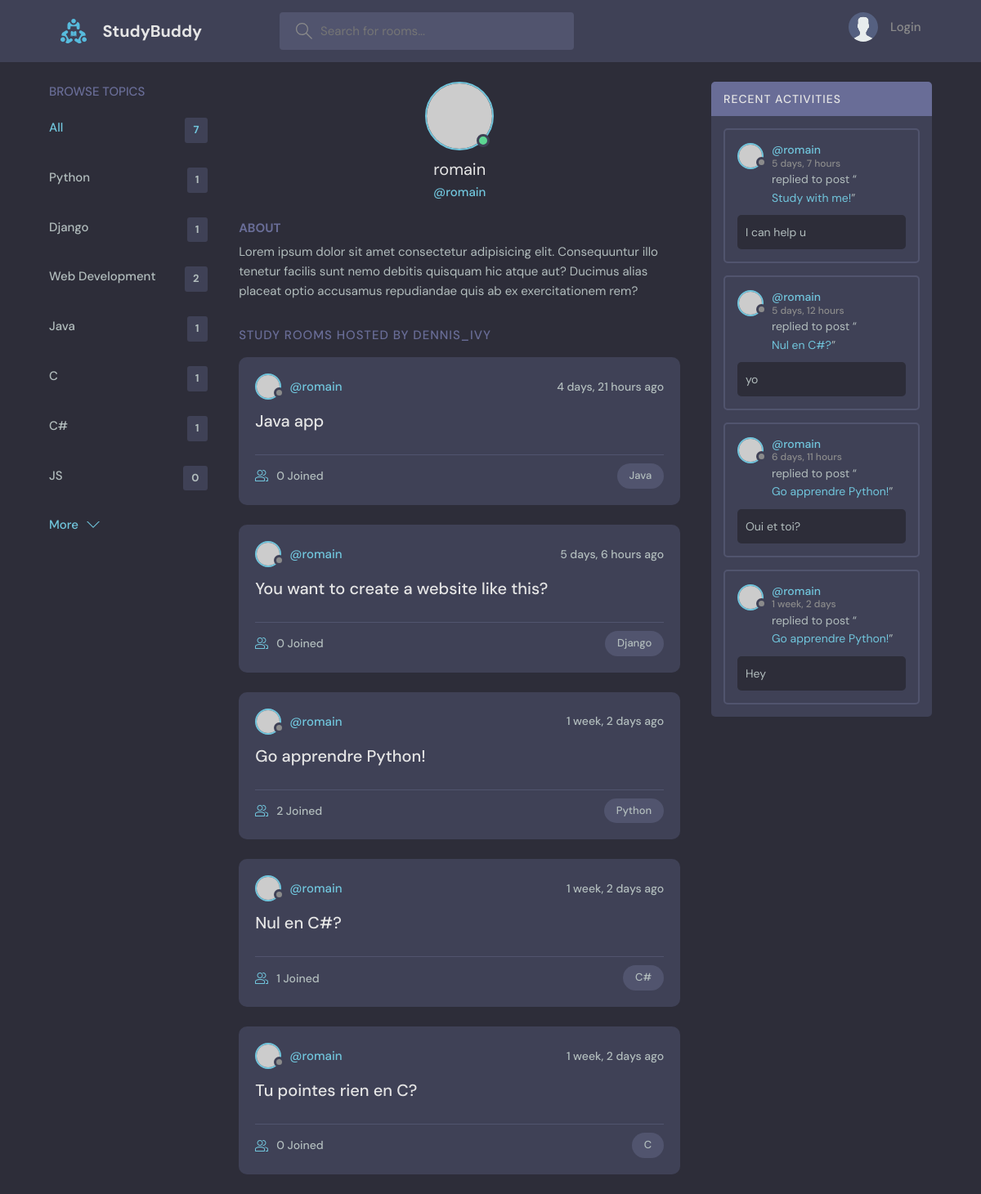
Page /profile/1/ on the earlier database version.
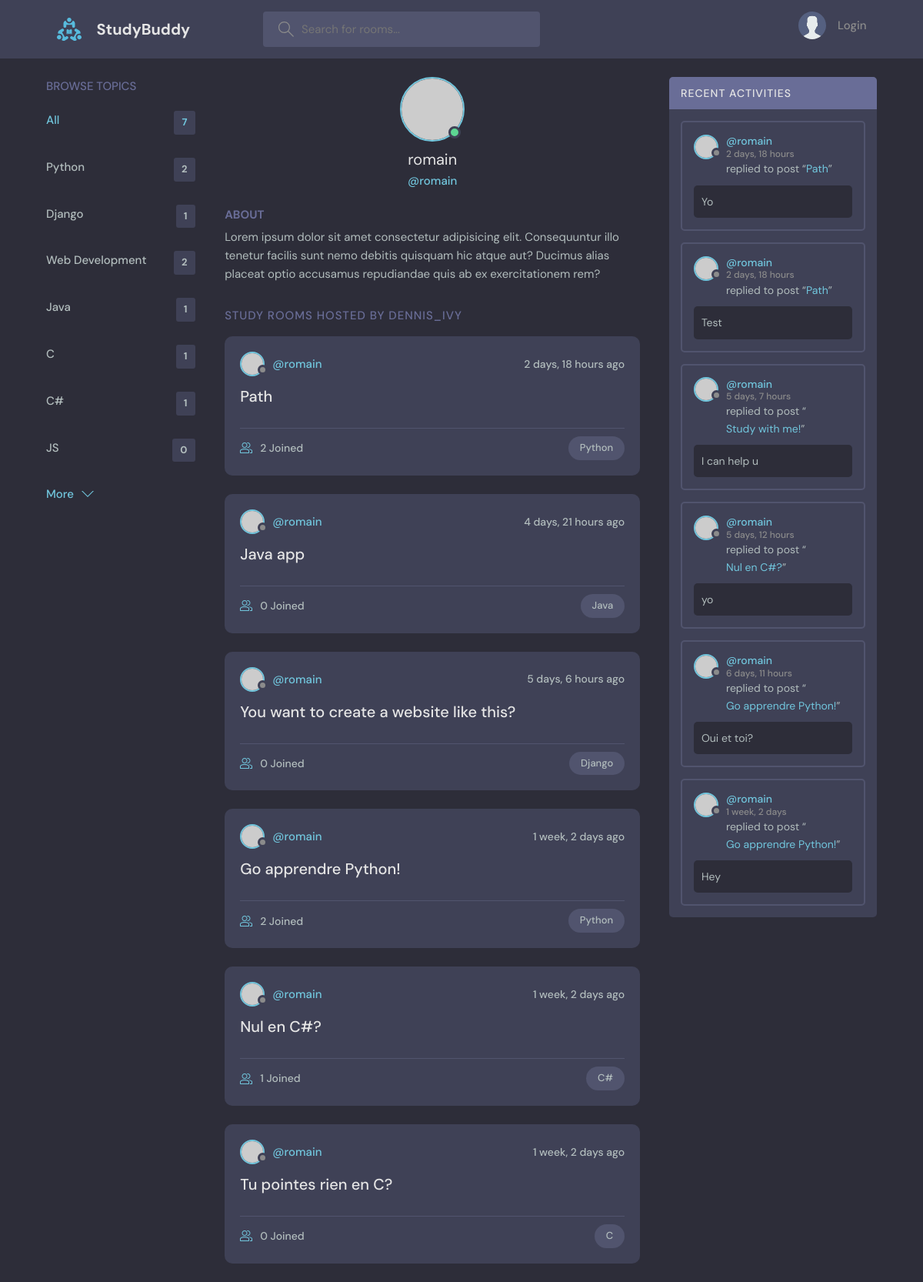
Same page on the later database version.
### base/models.py (models this page shows, shortened)
class Topic(models.Model):
    name = models.CharField(max_length=200)

class Room(models.Model):
    host = models.ForeignKey(User, on_delete=models.SET_NULL, null= True)
    topic = models.ForeignKey(Topic, on_delete = models.SET_NULL, null=True)
    name = models.CharField(max_length=200)
    description = models.TextField(null=True, blank= True)
    participants = models.ManyToManyField(User, related_name='participants', blank=True)
    updated = models.DateTimeField(auto_now=True)
    created = models.DateTimeField(auto_now_add=True)
    class Meta:
        ordering = ['-updated', '-created']
    def __str__(self):
        return self.name

class Message(models.Model):
    user = models.ForeignKey(User, on_delete=models.CASCADE)
    room = models.ForeignKey(Room, on_delete = models.CASCADE)
    body = models.TextField()
    updated = models.DateTimeField(auto_now=True)
    created = models.DateTimeField(auto_now_add=True)
    def __str__(self):
        return self.body[0:50]
    class Meta:
        ordering = ['-updated', '-created']

### base/views.py (the view)
# urls.py: path('profile/<str:pk>/', views.userProfile, name="user-profile"),
def userProfile(request, pk):
    user = User.objects.get(id=pk)
    rooms = user.room_set.all()
    room_messages = user.message_set.all()
    topics = Topic.objects.all()
    context = {'user' : user, 'rooms' : rooms, 'room_messages' : room_messages, 'topics' : topics}
    return render(request, 'base/profile.html', context)

### base/templates/base/profile.html (shortened to what this page needs)
{% extends 'main.html' %} {% block content %}
  <main class="profile-page layout layout--3">
    <div class="container">
      {% include 'base/topics_component.html' %}
      <div class="roomList">
        <div class="profile">
          <div class="profile__avatar">
            <div class="avatar avatar--large active">
              <img src="https://randomuser.me/api/portraits/men/11.jpg" />
            </div>
          </div>
          <div class="profile__info">
            <h3>{{user.username}}</h3>
            <p>@{{user.username}}</p>
          </div>
          <div class="profile__about">
            <h3>About</h3>
            <p>
              Lorem ipsum dolor sit amet consectetur adipisicing elit. Consequuntur illo tenetur
              facilis sunt nemo debitis quisquam hic atque aut? Ducimus alias placeat optio
              accusamus repudiandae quis ab ex exercitationem rem?
            </p>
          </div>
        </div>
        <div class="roomList__header">
          <div>
            <h2>Study Rooms Hosted by dennis_ivy</a>
            </h2>
          </div>
        </div>
        {% include 'base/feed_component.html' %}
      </div>
      {% include 'base/activity_component.html' %}
    </div>
  </main>
{% endblock content %}

### templates/main.html (shortened to what this page needs)
<!DOCTYPE html>
{% load static %}
<html lang="fr">
      <head>
            <link rel="stylesheet" href="{% static 'styles/style.css' %}" />
      </head>
      <body>
            {% include 'navbar.html' %}  {% block content %} {% endblock %}
      </body>
</html>

### templates/navbar.html (shortened to what this page needs)
{% load static %}
<header class="header header--loggedIn">
      <div class="container">
            <a href="{% url 'home' %}" class="header__logo">
                  <img src="{% static 'images/logo.svg' %}" />
                  <h1>StudyBuddy</h1>
            </a>
            <form class="header__search" method="GET" action="{% url 'home' %}">
                  <label>
                        <input name="q" placeholder="Search for rooms..." />
                  </label>
            </form>
            <nav class="header__menu">
                  {% if request.user.is_authenticated %}
                  <div class="header__user">
                        <a href="{% url 'update-user' %}">
                              <div class="avatar avatar--medium active">
                                    <img
                                          src="https://randomuser.me/api/portraits/men/37.jpg"
                                    />
                              </div>
                              <p>
                                    {{ request.user.username }}<span
                                          >@{{ request.user.username }}</span
                                    >
                              </p>
                        </a>
                        <button class="dropdown-button">
                              <svg
                                    version="1.1"
                                    xmlns="http://www.w3.org/2000/svg"
                                    width="32"
                                    height="32"
                                    viewBox="0 0 32 32"
                              >
                                    <title>chevron-down</title>
                                    <path
                                          d="M16 21l-13-13h-3l16 16 16-16h-3l-13 13z"
                                    ></path>
                              </svg>
                        </button>
                  </div>
                  {% else %}
                  <a href="{% url 'login' %}">
                        <img src="{% static 'images/avatar.svg' %}" />
                        <p>Login</p>
                  </a>
                  {% endif %}
            </nav>
      </div>
</header>

### base/templates/base/topics_component.html
<div class="topics">
      <div class="topics__header">
            <h2>Browse Topics</h2>
      </div>
      <ul class="topics__list">
            <li>
                  <a href="{% url 'home' %}" class="active"
                        >All <span>{{topics.count}}</span></a
                  >
            </li>
            {% for topic in topics %}
            <li>
                  <a href="{% url 'home' %}?q={{topic.name}}"
                        >{{topic.name}}
                        <span>{{topic.room_set.all.count}}</span></a
                  >
            </li>
            {% endfor %}
      </ul>
      <a class="btn btn--link" href="{% url 'topics' %}">
            More
            <svg
                  version="1.1"
                  xmlns="http://www.w3.org/2000/svg"
                  width="32"
                  height="32"
                  viewBox="0 0 32 32"
            >
                  <title>chevron-down</title>
                  <path d="M16 21l-13-13h-3l16 16 16-16h-3l-13 13z"></path>
            </svg>
      </a>
</div>

### base/templates/base/feed_component.html (shortened to what this page needs)
{% for room in rooms %}
<div class="roomListRoom">
      <div class="roomListRoom__header">
            <a
                  href="{% url 'user-profile' room.host.id %}"
                  class="roomListRoom__author"
            >
                  <div class="avatar avatar--small">
                        <img
                              src="https://randomuser.me/api/portraits/women/11.jpg"
                        />
                  </div>
                  <span>@{{room.host.username}}</span>
            </a>
            <div class="roomListRoom__actions">
                  <span>{{room.created|timesince}} ago</span>
            </div>
      </div>
      <div class="roomListRoom__content">
            <a href="{% url 'room' room.id %}">{{room.name}}</a>
      </div>
      <div class="roomListRoom__meta">
            <a href="{% url 'room' room.id %}" class="roomListRoom__joined">
                  {{room.participants.all.count}} Joined
            </a>
            <p class="roomListRoom__topic">{{room.topic.name}}</p>
      </div>
</div>
{% endfor %}

### base/templates/base/activity_component.html (shortened to what this page needs)
<div class="activities">
      <div class="activities__header">
            <h2>Recent Activities</h2>
      </div>
      {% for message in room_messages %}
      <div class="activities__box">
            <div class="activities__boxHeader roomListRoom__header">
                  <a
                        href="{% url 'user-profile' message.user.id %}"
                        class="roomListRoom__author"
                  >
                        <div class="avatar avatar--small">
                              <img
                                    src="https://randomuser.me/api/portraits/women/11.jpg"
                              />
                        </div>
                        <p>
                              @{{message.user}}
                              <span>{{message.created|timesince}}</span>
                        </p>
                  </a>
            </div>
            <div class="activities__boxContent">
                  <p>
                        replied to post “<a
                              href="{% url 'room' message.room.id %}"
                              >{{message.room}}</a
                        >”
                  </p>
                  <div class="activities__boxRoomContent">{{message}}</div>
            </div>
      </div>
      {% endfor %}
</div>

Differences in the rows shown:
computed for Topic "Python": room_set.all.count "1" → "2"
added Room: host.username "romain", created "2 days, 18 hours", name "Path", participants.all.count "2", topic.name "Python"
added Message: user "romain", created "2 days, 18 hours", room "Path", body "Yo"
added Message: user "romain", created "2 days, 18 hours", room "Path", body "Test"
